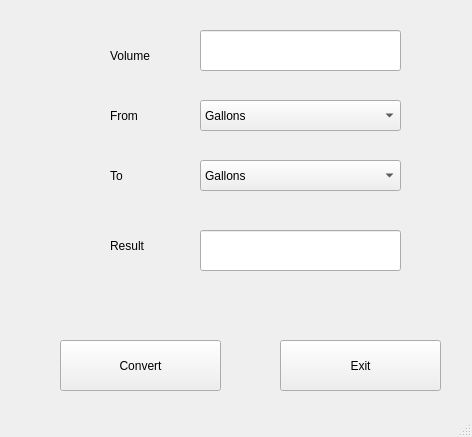
<?xml version="1.0" encoding="UTF-8"?>
<ui version="4.0">
 <class>MainWindow</class>
 <widget class="QMainWindow" name="MainWindow">
  <property name="geometry">
   <rect>
    <x>0</x>
    <y>0</y>
    <width>472</width>
    <height>437</height>
   </rect>
  </property>
  <property name="windowTitle">
   <string>MainWindow</string>
  </property>
  <widget class="QWidget" name="centralwidget">
   <widget class="QLabel" name="label_4">
    <property name="geometry">
     <rect>
      <x>110</x>
      <y>230</y>
      <width>121</width>
      <height>31</height>
     </rect>
    </property>
    <property name="text">
     <string>Result</string>
    </property>
   </widget>
   <widget class="QLineEdit" name="line2">
    <property name="geometry">
     <rect>
      <x>200</x>
      <y>230</y>
      <width>201</width>
      <height>41</height>
     </rect>
    </property>
   </widget>
   <widget class="QLabel" name="label_2">
    <property name="geometry">
     <rect>
      <x>110</x>
      <y>100</y>
      <width>121</width>
      <height>31</height>
     </rect>
    </property>
    <property name="text">
     <string>From</string>
    </property>
   </widget>
   <widget class="QLabel" name="label">
    <property name="geometry">
     <rect>
      <x>110</x>
      <y>40</y>
      <width>121</width>
      <height>31</height>
     </rect>
    </property>
    <property name="text">
     <string>Volume</string>
    </property>
   </widget>
   <widget class="QPushButton" name="exit_btn">
    <property name="geometry">
     <rect>
      <x>280</x>
      <y>340</y>
      <width>161</width>
      <height>51</height>
     </rect>
    </property>
    <property name="text">
     <string>Exit</string>
    </property>
   </widget>
   <widget class="QLineEdit" name="line1">
    <property name="geometry">
     <rect>
      <x>200</x>
      <y>30</y>
      <width>201</width>
      <height>41</height>
     </rect>
    </property>
   </widget>
   <widget class="QPushButton" name="cvt_btn">
    <property name="geometry">
     <rect>
      <x>60</x>
      <y>340</y>
      <width>161</width>
      <height>51</height>
     </rect>
    </property>
    <property name="text">
     <string>Convert</string>
    </property>
   </widget>
   <widget class="QComboBox" name="comboBox1">
    <property name="geometry">
     <rect>
      <x>200</x>
      <y>100</y>
      <width>201</width>
      <height>31</height>
     </rect>
    </property>
    <item>
     <property name="text">
      <string>Gallons</string>
     </property>
    </item>
    <item>
     <property name="text">
      <string>Quarts</string>
     </property>
    </item>
    <item>
     <property name="text">
      <string>Pints</string>
     </property>
    </item>
    <item>
     <property name="text">
      <string>Ounces</string>
     </property>
    </item>
   </widget>
   <widget class="QLabel" name="label_3">
    <property name="geometry">
     <rect>
      <x>110</x>
      <y>160</y>
      <width>121</width>
      <height>31</height>
     </rect>
    </property>
    <property name="text">
     <string>To</string>
    </property>
   </widget>
   <widget class="QComboBox" name="comboBox2">
    <property name="geometry">
     <rect>
      <x>200</x>
      <y>160</y>
      <width>201</width>
      <height>31</height>
     </rect>
    </property>
    <item>
     <property name="text">
      <string>Gallons</string>
     </property>
    </item>
    <item>
     <property name="text">
      <string>Quarts</string>
     </property>
    </item>
    <item>
     <property name="text">
      <string>Pints</string>
     </property>
    </item>
    <item>
     <property name="text">
      <string>Ounces</string>
     </property>
    </item>
   </widget>
  </widget>
  <widget class="QStatusBar" name="statusbar"/>
 </widget>
 <resources/>
 <connections/>
</ui>
